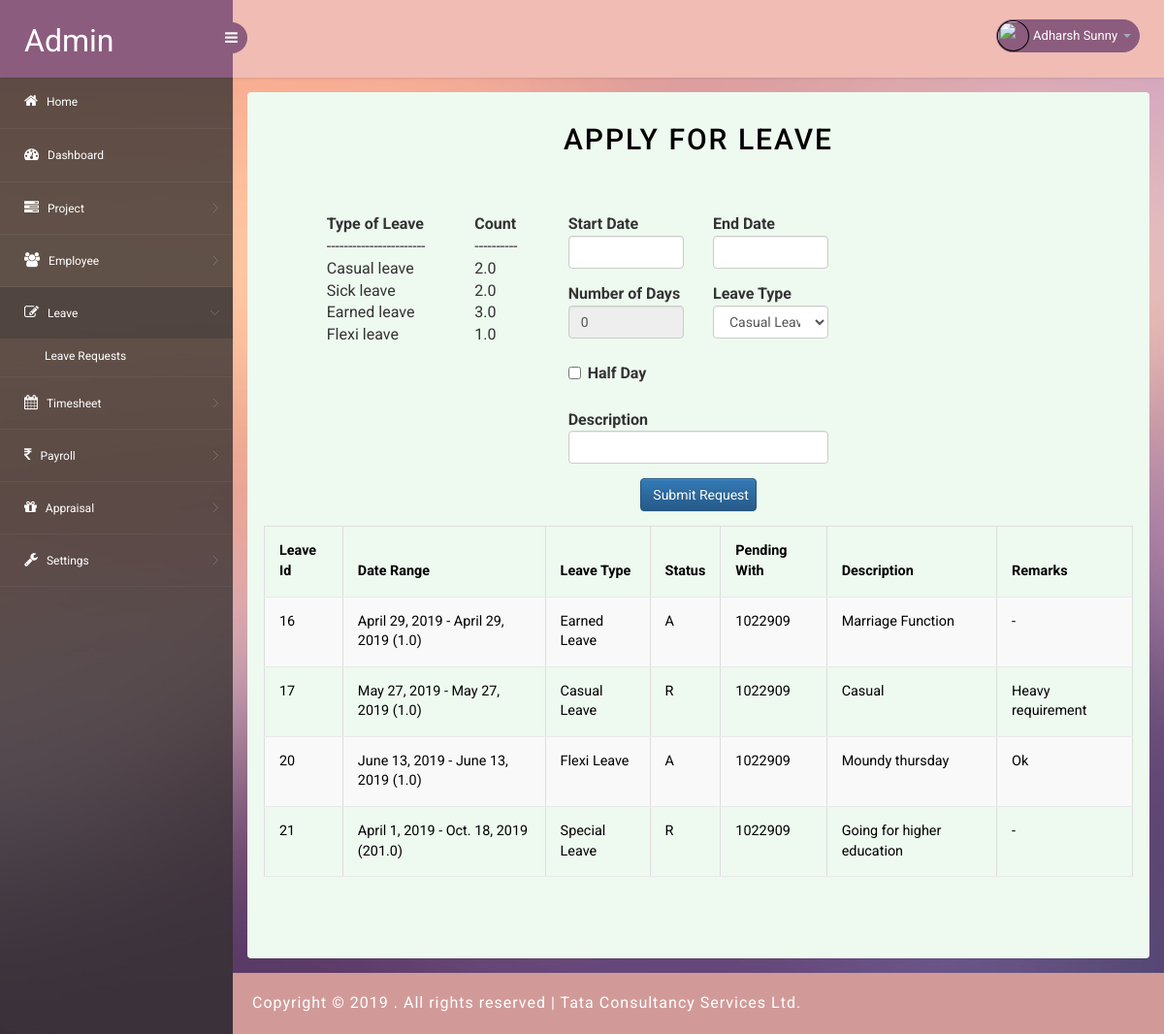
The page /ultimatix/applyleave/ (signed in) on the database as committed earlier.
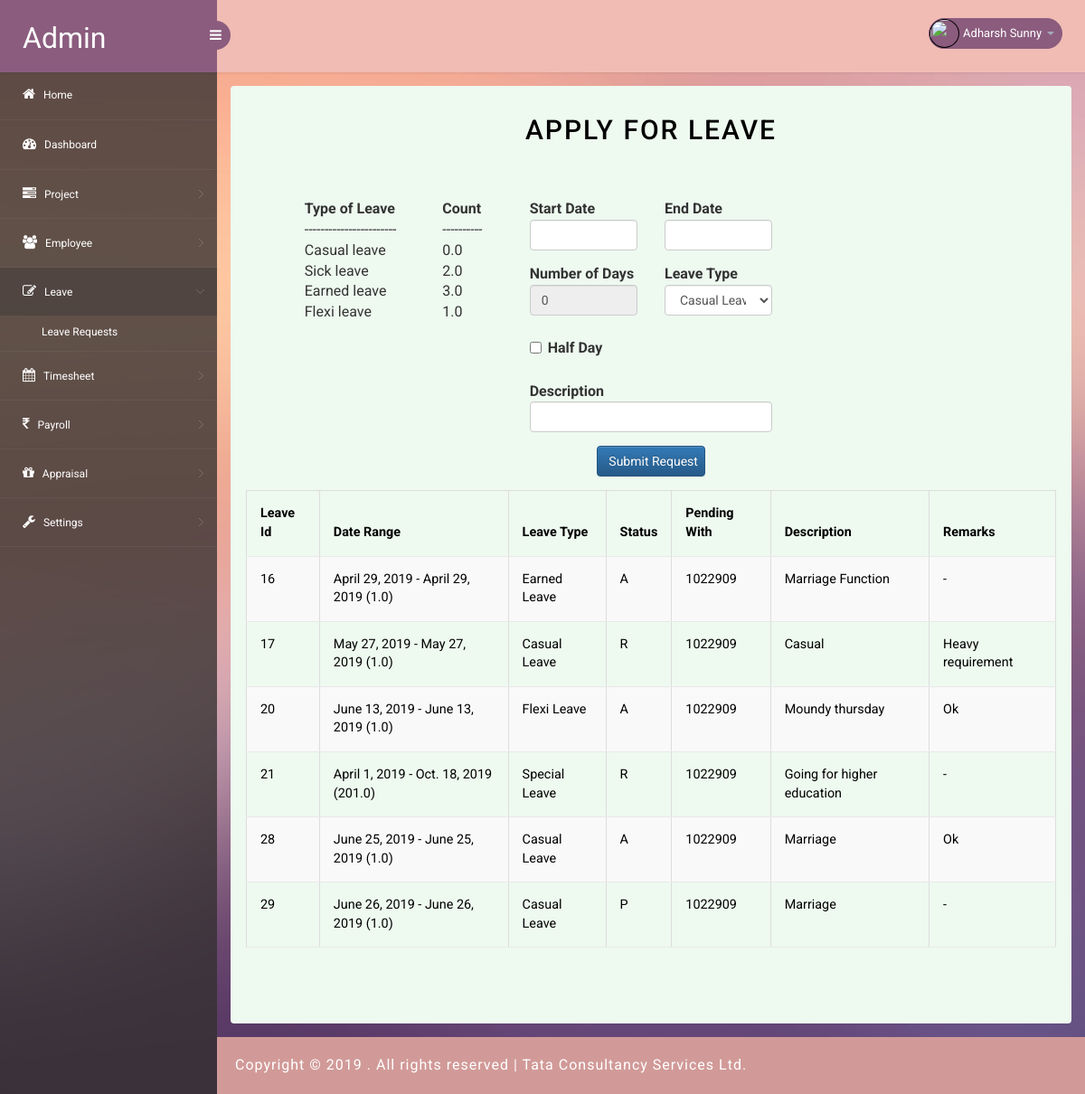
The same page on the database as committed later.
### ultimatix/models.py (models this page shows, shortened)
class Employee(models.Model):
    e_id=models.AutoField(primary_key=True)
    e_fname=models.CharField(max_length=50)
    e_lname=models.CharField(max_length=50,null=True,blank=True)
    e_sname=models.CharField(max_length=50,null=True,blank=True)
    e_dob=models.DateField(null=True,blank=True)
    e_bgroup=models.CharField(max_length=3,null=True,blank=True)
    e_mstatus=models.CharField(max_length=1,null=True,blank=True)
    e_nationality=models.CharField(max_length=50,null=True,blank=True)
    e_disb=models.CharField(max_length=1,null=True,blank=True)
    e_gender=models.CharField(max_length=1,null=True,blank=True)
    e_paddr1=models.CharField(max_length=50,null=True,blank=True)
    e_paddr2=models.CharField(max_length=50,null=True,blank=True)
    e_paddr3=models.CharField(max_length=50,null=True,blank=True)
    e_caddr1=models.CharField(max_length=50,null=True,blank=True)
    e_caddr2=models.CharField(max_length=50,null=True,blank=True)
    e_caddr3=models.CharField(max_length=50,null=True,blank=True)
    e_email=models.CharField(max_length=100,null=True,blank=True)
    e_mnumber=models.IntegerField(null=True,blank=True)
    e_doj=models.DateField(null=True,blank=True)
    e_qfn=models.CharField(max_length=50,null=True,blank=True)
    e_prev_exp=models.FloatField(null=True,blank=True)
    e_prev_cmp=models.CharField(max_length=50,null=True,blank=True)
    e_cl=models.FloatField(null=True,blank=True)
    e_sl=models.FloatField(null=True,blank=True)
    e_el=models.FloatField(null=True,blank=True)
    e_fl=models.FloatField(null=True,blank=True)
    e_status=models.CharField(max_length=1)
    e_pwd=models.CharField(max_length=100)
    e_img=models.ImageField(upload_to='img/employee/',default='img/employee/user.png')

class Leave(models.Model):
    lid=models.AutoField(primary_key=True)
    eid = models.ForeignKey(Employee, on_delete=models.CASCADE)
    sdate=models.DateField(null=True,blank=True)
    edate=models.DateField(null=True,blank=True)
    nof=models.FloatField(null=True,blank=True)
    ltype=models.IntegerField(null=True,blank=True)
    status=models.CharField(max_length=1,null=True,blank=True)
    desc=models.CharField(max_length=150,null=True,blank=True)
    reqdate=models.DateField(null=True,blank=True)
    remarks=models.CharField(max_length=150,null=True,blank=True)
    queueid=models.CharField(max_length=150,null=True,blank=True)
    updtby=models.CharField(max_length=150,null=True,blank=True)

### ultimatix/views.py (the view)
# urls.py: path('ultimatix/applyleave/',views.apply_leave,name="apply_leave"),
def apply_leave(request):
    if request.method=='POST':
        if request.POST.get('submit'):
            eid=request.session['eid']
            sdate=datetime.strptime(request.POST.get('sdate'), '%m/%d/%Y').strftime('%Y-%m-%d')
            edate = datetime.strptime(request.POST.get('edate'), '%m/%d/%Y').strftime('%Y-%m-%d')
            nof=float(request.POST.get('nof'))
            ltype=request.POST.get('leave_select')
            desc = request.POST.get('rsn')
            status='P'
            reqdate = str(datetime.now().strftime('%Y-%m-%d'))
            queueid = findqueueid(eid)
            Leave.objects.create(eid=Employee.objects.get(e_id=eid),sdate=sdate,edate=edate,nof=nof,
                                 ltype=ltype,desc=desc,status=status,reqdate=reqdate,queueid=queueid)
            if ltype=='0':
                rem=(Employee.objects.get(e_id=eid).e_cl)-nof
                Employee.objects.filter(e_id=eid).update(e_cl=rem)
            elif ltype=='1':
                rem=(Employee.objects.get(e_id=eid).e_sl)-nof
                Employee.objects.filter(e_id=eid).update(e_sl=rem)
            elif ltype=='2':
                rem=(Employee.objects.get(e_id=eid).e_el)-nof
                Employee.objects.filter(e_id=eid).update(e_el=rem)
            elif ltype=='3':
                rem=(Employee.objects.get(e_id=eid).e_fl)-nof
                Employee.objects.filter(e_id=eid).update(e_fl=rem)
            logged_in = request.session['eid']
            lobj = Leave.objects.filter(eid=logged_in)
            print('going queue : '+str(queueid))
            logged_in = request.session['eid']
            user=Employee.objects.get(e_id=logged_in)
            return render(request,'ultimatix/applyleave.html',{'user':user,'success':'Leave request submitted !','lobj':lobj})
    else:
        try:
            logged_in = request.session['eid']
        except:
            logged_in = False
        if logged_in:
            user=Employee.objects.get(e_id=logged_in)
            lobj=Leave.objects.filter(eid=logged_in)
            return render(request,'ultimatix/applyleave.html',{'user':user,'lobj':lobj})
        else:
            request.session['eid'] = None
            return redirect('ultimatix:show_login')

### templates/ultimatix/applyleave.html (shortened to what the changed rows need)
{% extends 'ultimatix/admin/adminbase.html'%}
{%block body %}
    <link rel="stylesheet" href="https://cdnjs.cloudflare.com/ajax/libs/jqueryui/1.12.1/themes/base/jquery-ui.css" />
<h2 class="w3ls_head">Apply for leave</h2>
<div class="grid_3 grid_4 w3layouts">
    <div class="bs-example row">
        <div class="col-md-4">
            <div class="row">
                <div class="col-md-10">
            <table style="width:100%">
                <tr>
                    <th>Type of Leave</th>
                    <th>Count</th>
                </tr>
                <tr>
                    <td>Casual leave</td>
                    <td>{{user.e_cl}}</td>
                </tr>
                <tr>
                    <td>Sick leave</td>
                    <td>{{user.e_sl}}</td>
                </tr>
                <tr>
                    <td>Earned leave</td>
                    <td>{{user.e_el}}</td>
                </tr>
                <tr>
                    <td>Flexi leave</td>
                    <td>{{user.e_fl}}</td>
                </tr>
            </table>
                </div>
            </div>
        </div>
    </div>
    {% if lobj %}
    <div class="row">
        <table id="example" class="table table-striped table-bordered" style="width:100%">
        <thead>
            <tr>
                <th style="color:black;">Leave Id</th>
                <th style="color:black;">Date Range</th>
                <th style="color:black;">Leave Type</th>
                <th style="color:black;">Status</th>
                <th style="color:black;">Pending With</th>
                <th style="color:black;">Description</th>
                <th style="color:black;">Remarks</th>
            </tr>
        </thead>
        <tbody>
            {% for l in lobj %}
            <tr>
                <td style="color:black;">{{l.lid}}</a></td>
                <td style="color:black;">{{l.sdate}} - {{l.edate}} ({{l.nof}}) </td>
                {% if l.ltype == 0 %}
                <td style="color:black;">Casual Leave</td>
                {% elif l.ltype == 1 %}
                <td style="color:black;">Sick Leave</td>
                {% elif l.ltype == 2 %}
                <td style="color:black;">Earned Leave</td>
                {% elif l.ltype == 3 %}
                <td style="color:black;">Flexi Leave</td>
                {%else%}
                <td style="color:black;">Special Leave</td>
                {% endif %}
                <td style="color:black;">{{l.status}}</td>
                <td style="color:black;">{{l.queueid}}</td>
                <td style="color:black;">{{l.desc}}</td>
                {% if l.remarks %}
                <td style="color:black;">{{l.remarks}}</td>
                {% else%}
                <td style="color:black;">-</td>
                {%endif%}
            </tr>
            {%endfor%}
        </tbody>
    </table>
    </div>
    {% endif %}
</div>
{%endblock%}

Rows that differ between the two databases and show on the page:
changed Employee: e_cl "2.0" → "0.0"
added Leave: lid "28", sdate "June 25, 2019", edate "June 25, 2019", nof "1.0", ltype "Casual Leave", status "A", queueid "1022909", desc "Marriage", remarks "Ok"
added Leave: lid "29", sdate "June 26, 2019", edate "June 26, 2019", nof "1.0", ltype "Casual Leave", status "P", queueid "1022909", desc "Marriage"
